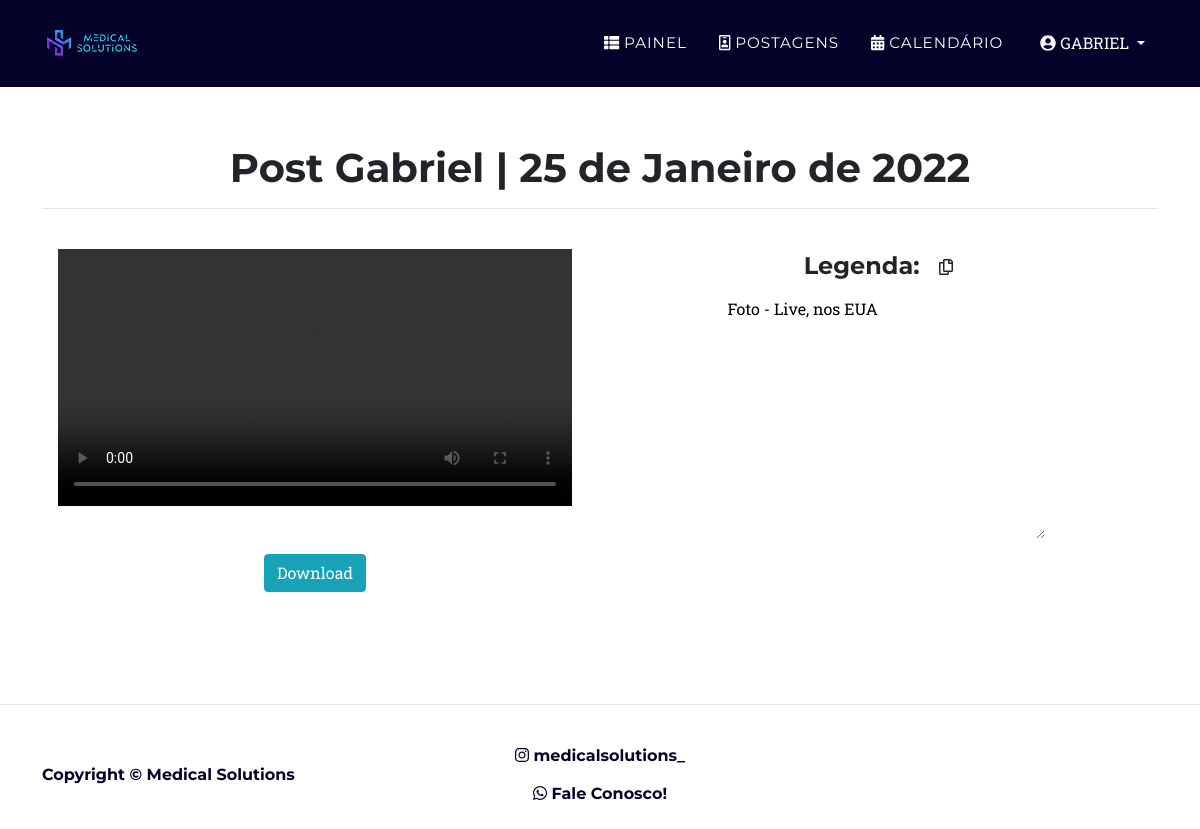
The page /posts/videos/1 (signed in) on the database its author committed.
### medicos/models.py (models this page shows)
class Video(models.Model):
    cliente = models.ForeignKey(User, on_delete=models.PROTECT, null=False)
    nome = models.CharField(max_length=50, default=User)
    video = models.FileField(null=False, blank=False)
    data = models.DateField(blank=True)
    legenda = models.TextField(max_length=2200)
    def __str__(self):
        return (f'Postagem {self.nome} | {self.data}')

### medicos/views.py (the view)
# urls.py: path('posts/videos/<int:pk>', views.viewVideo, name='video'),
@login_required
def viewVideo(request, pk):
    video = Video.objects.get(id=pk)
    all = (Video.objects.filter(cliente=request.user))
    filtro = list(all)
    print(filtro)
    if video in filtro:
        return render(request, 'posts/video.html', {'video': video})
    else:
        return render(request, 'posts/indisponivel.html')

### medicos/templates/posts/video.html (shortened to what this page needs)
{% extends 'base.html' %}
{% load static %}
{% block conteudo %}
<section class="page-section conteudo">
    <div class="container">
        <div class="text-center">
            <h1>Post {{ video.cliente.first_name }} | {{ video.data }}</h1>
            <hr>
        </div>
        <div class="text-center">
            <div class="row">
                <div style="text-align: center;" class="col-md-6">
                    <br>
                    <div class="text-center my-auto mx-3" style="height: 90%;">
                        <video style="max-height: 90%; max-width: 100%;" class="embed-responsive embed-responsive-16by9" controls="controls" src="{{ video.video.url }}"></video>
                        <br>
                        <br>
                        <a href="{{ video.video.url }}" download="{{ video.video.url }}" class="btn btn-info">Download</a>
                    </div>
                </div>
                <div  style="text-align: center;" class="col-md-6">
                    <br>
                    <div class="text-center my-auto mx-3" style="height: 90%;">
                        <h4>Legenda: <a class="btn" id="btnCopy"><i class="far fa-copy"></i></a></h4>
                        <textarea readonly style="border: 1px transparent;" name="myText" id="myText" cols="30" rows="10">{{ video.legenda }}</textarea>
                    </div>
                </div>
    </div>
</section>
{% endblock %}

### medicos/templates/base.html (shortened to what this page needs)
{% load static %}
<!DOCTYPE html>
<html lang="pt-BR">
    <head>
        <link href="{% static 'css/styles.css' %}" rel="stylesheet" />
    </head>
<body>
{% block navbar %}
<nav class="navbar navbar-expand-lg navbar-dark fixed-top" style="background-color: #040229;" id="mainNav">
    <div class="container">
        <a class="js-scroll-trigger" href="{% url 'index' %}"><img src="{% static 'img/logo.png' %}" style="width: 100px;" alt=""/></a>
        <div class="collapse navbar-collapse" id="navbarResponsive">
            <ul class="navbar-nav text-uppercase ml-auto">
                {% if request.user.is_authenticated %}
                <li class="nav-item"><a class="nav-link js-scroll-trigger" href="{% url 'painel' %}"><i class="fas fa-th-list"></i></i> Painel</a></li>
                    <li class="nav-item"><a class="nav-link js-scroll-trigger" href="{% url 'posts' %}"><i class="far fa-id-badge"></i> Postagens</a></li>
                        <li class="nav-item"><a class="nav-link js-scroll-trigger" href="{% url 'calendario' %}"><i class="fas fa-calendar-alt"></i> Calendário</a></li>
                <div class="btn-group">
                    <button style="color: white;" class="btn text-uppercase ml-auto dropdown-toggle" type="button" id="triggerId" data-toggle="dropdown"
                        aria-haspopup="true" aria-expanded="false">
                        <i class="fa fa-user-circle"></i>
                        <span id="username">{{request.user.first_name}}</span>
                    </button>
                </div>
                {%endif%}
            </ul>
        </div>
    </div>
</nav>
{% endblock %}
<br>
<br>
{% block conteudo %}{% endblock %}
{% block rodape %}
<hr>
<footer class="footer py-3">
    <div class="container">
        <div class="row align-items-center">
            <div style="font-weight: bolder; color: #040229"  class="col-lg-4 text-lg-left">Copyright © Medical Solutions</div>
            <div class="col-lg-4 my-3 my-lg-0">
                <a style="font-weight: bolder; color: #040229;" class="btn mx-2" href="https://www.instagram.com/medicalsolutions_/"><i class="fab fa-instagram"> </i> medicalsolutions_</a>
                <br>
                <a style="font-weight: bolder; color: #040229" class="btn mx-2" href="https://api.whatsapp.com/send?phone=5586995330067&text=Ol%C3%A1,%20tenho%20interesse%20em%20conhecer%20os%20servi%C3%A7os%20da%20Medical%20Solutions"><i class="fab fa-whatsapp"> </i> Fale Conosco!</a>
            </div>
        </div>
    </div>
</footer>
{% endblock %}
</body>
</html>

### rows shown on the page
Video: cliente.first_name "Gabriel", data "25 de Janeiro de 2022", myText "Foto - Live, nos EUA"

### other values the page prints
{{ request.user.first_name }} "GABRIEL"
